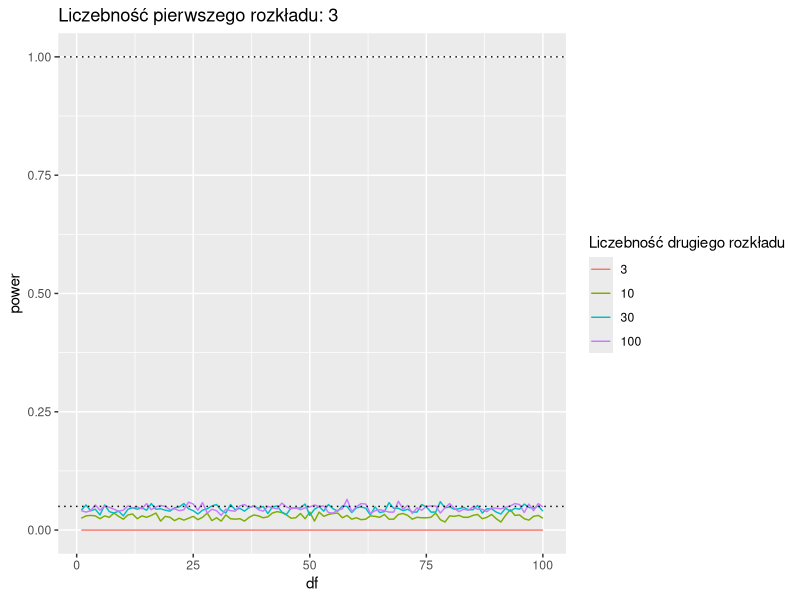
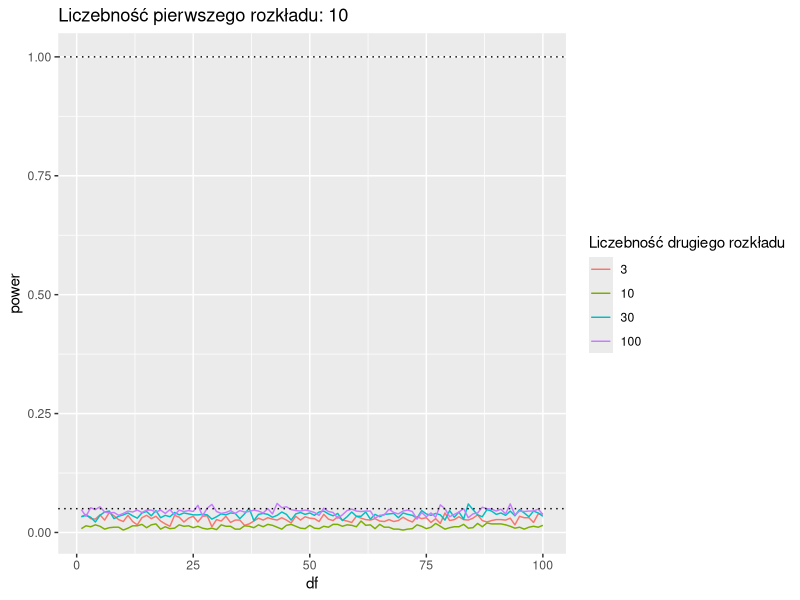

Write the R code that produced these figures, in order. (Note: a time limit stopped this script after it produced the figures.)
## ---- chunk 1
knitr::opts_chunk$set(cache = TRUE, warning = FALSE)
## ---- chunk 2
library(ggplot2)
power_fun <- function(n1, n2, df){
  mean(
      sapply(1:1000, function(i){
        sample1 <- rchisq(n1,df)
        sample2 <- rchisq(n2,df)
        ks.test(sample1,sample2)$p.value < 0.05}))
}

n1_seq <- c(3,10,30,100)
n2_seq <- c(3,10,30,100)
df_seq <- seq(1,100,1)
for(n1 in n1_seq){
  data_list <- NULL
  data <- NULL
  data_list <-
    lapply(df_seq, function(df){
      data.frame(
        df = df,
        n = n2_seq,
        power = sapply(n2_seq, function(n2) power_fun(n1, n2, df))
      )  
    })
  data <- do.call(rbind, data_list)
  plot <- ggplot(data = data, aes(x=df,y=power, col = factor(n))) +
    geom_line() + 
    geom_hline(yintercept=0.05, linetype='dotted') + 
    geom_hline(yintercept=1, linetype='dotted') +
    ggtitle(paste("Liczebność pierwszego rozkładu:",n1)) + labs(col = "Liczebność drugiego rozkładu")
  print(plot)
}
